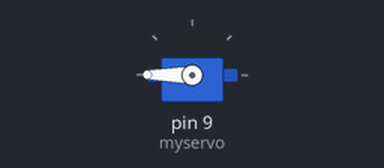
This sketch was run on a simulated Arduino Uno, built with avr-gcc and run on an emulated ATmega328P. Shown: servo.

Above: at 1.1 s.
At 2.1 s:
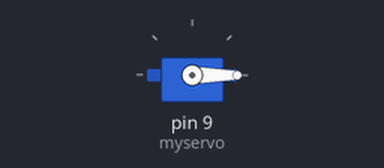
Timing chart, 0 to 3.6 s (numbered marks = the images above):
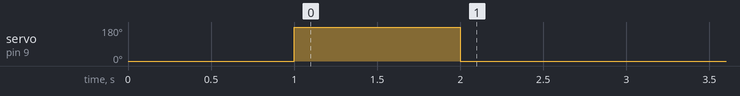

Measured:
- by itself, servo on pin 9 (myservo): 0° → 180° at 1.0 s, → 0° 1.0 s later

The sketch:

servo_test.ino
```cpp
#include <Servo.h>

Servo myservo;


void setup() {
  // put your setup code here, to run once:

  myservo.attach(9); // Set up the servo pin


  myservo.write(0);
  delay(1000);//
  myservo.write(180);
  delay(1000);//
  myservo.write(-180);
}

void loop() {
  // put your main code here, to run repeatedly:

}
```
